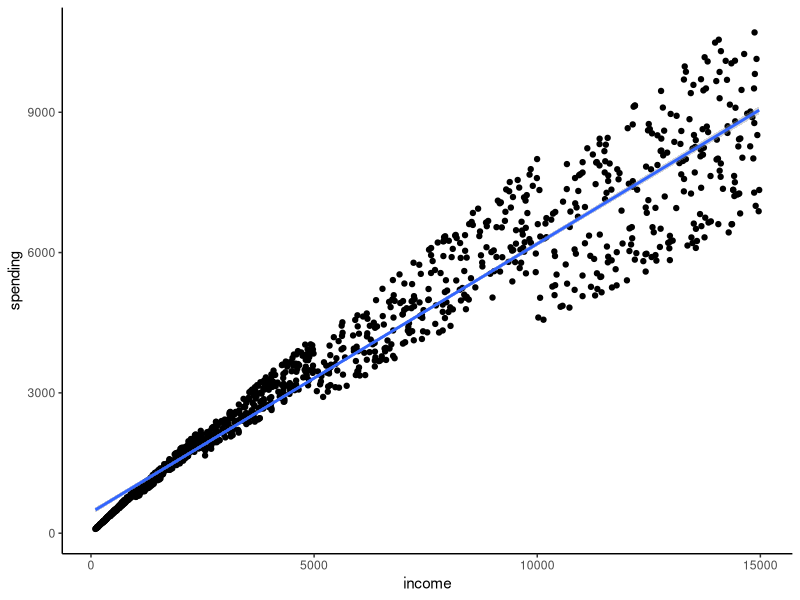
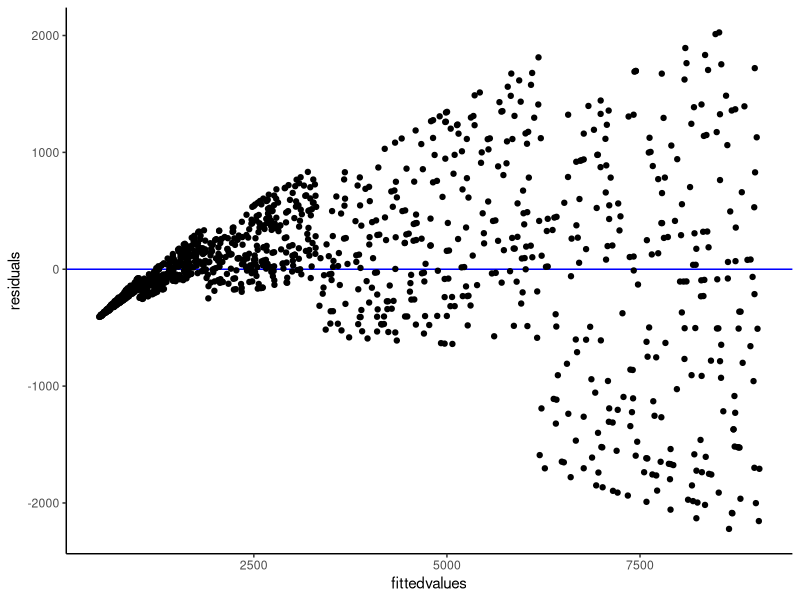
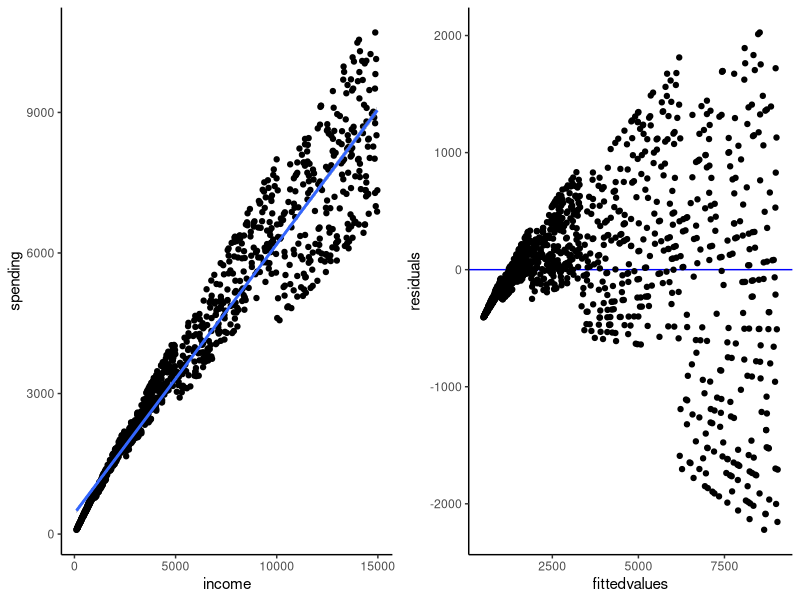

These figures' R source, in order:
##### START OF CODE #####

library(dplyr)
library(ggplot2)
library(ggpubr)

# generate artificial data
# with heteroscedasticity
dataSimAss2 = 
  bind_rows(
    # lowest income ppl
    # need to spend most (85-95%) of their income
    data.frame(id = 1:250) |>
      mutate(
        income = sample(
          seq(100, 1000, 1),
          size = 250,
          replace = TRUE),
        spending = income * sample(seq(0.85, 0.95, 0.01), size = 250, replace = TRUE) + rnorm(250)
      ),
    # low-mid income ppl
    # need to spend most (75-90%) of their income
    data.frame(id = 1:250) |>
      mutate(
        income = sample(
          seq(1001, 2500, 1),
          size = 250,
          replace = TRUE),
        spending = income * sample(seq(0.75, 0.9, 0.01), size = 250, replace = TRUE) + rnorm(250)
      ),
    # mid income ppl
    # spend a lower amt w higher variance (65-85%) of their income
    data.frame(id = 501:750) |>
      mutate(
        income = sample(
          seq(2501, 5000, 1),
          size = 250,
          replace = TRUE),
        spending = income * sample(seq(0.65, 0.85, 0.01), size = 250, replace = TRUE) + rnorm(250)
      ),
    # high income ppl
    # highest variance in spending of income (55-80%)
    data.frame(id = 751:1000) |>
      mutate(
        income = sample(
          seq(5001, 10000, 1),
          size = 250,
          replace = TRUE),
        spending = income * sample(seq(0.55, 0.8, 0.01), size = 250, replace = TRUE) + rnorm(250)
      ),
    # super high income ppl
    # highest variance in spending of income (45-75%)
    data.frame(id = 1001:1250) |>
      mutate(
        income = sample(
          seq(10001, 15000, 1),
          size = 250,
          replace = TRUE),
        spending = income * sample(seq(0.45, 0.75, 0.01), size = 250, replace = TRUE) + rnorm(250)
      )
  )

# run linear regression
model = lm(spending ~ income, data = dataSimAss2)

# plot raw points against overall linreg line
p1 = ggplot(
  dataSimAss2, 
  aes(x = income, y = spending)) +
  geom_point() +
  geom_smooth(method = "lm") +
  theme_classic()

# view
p1

# get fitted values (predicted spending based on income) and residuals
fittedvalues = fitted(model)
residuals = residuals(model)

# plot fitted values against residuals
# (this is checking for homoscedasticity)
p2 = ggplot(
  cbind(fittedvalues, residuals),
  aes(x = fittedvalues, y = residuals)) +
  geom_hline(yintercept = 0, colour = "blue") +
  geom_point() +
  theme_classic()

# view
# (observe the fan-like pattern
# which indicates heteroscedasticity,
# i.e., violation of assumption)
p2
  
# plot both side by side
ggarrange(
  p1,
  p2, 
  nrow = 1
)

##### END OF CODE #####
